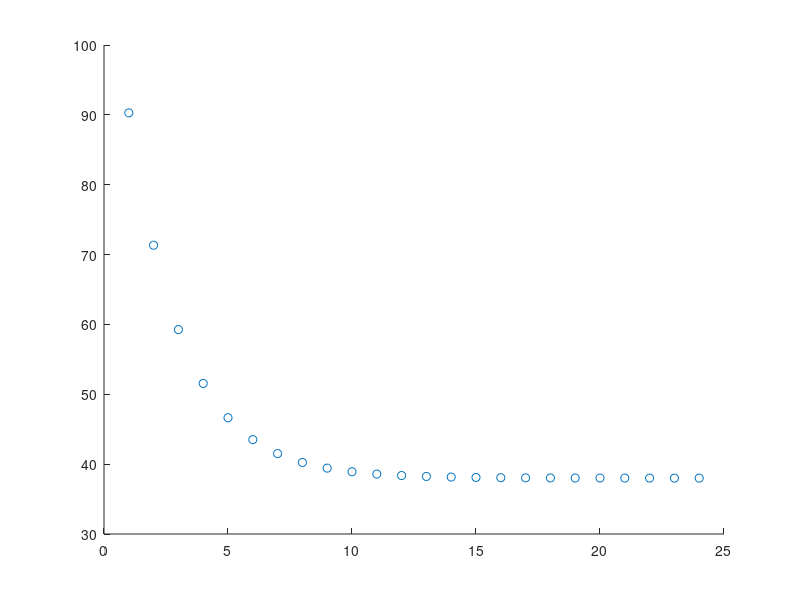

The MATLAB source for this figure:
%Heat Transfer
%Created by Karan Marwaha, 2025

%% Hot can in fridge 
clear all
clc

%Declare 
T0 =120; %intital  temp [degF]
Ts = 38; %fridge temp [degF]
k = .45; %heat transfer [1/hr]

time = 1:24; %time [hrs]
figure(1)
hold on

Temp = Ts + (T0 - Ts) * (exp(1)).^(-k * time); %heat transfer equation 
fprintf('The temp at %.1f is %.2f in degrees F.\n', time, Temp)
plot(time,Temp,'o')


